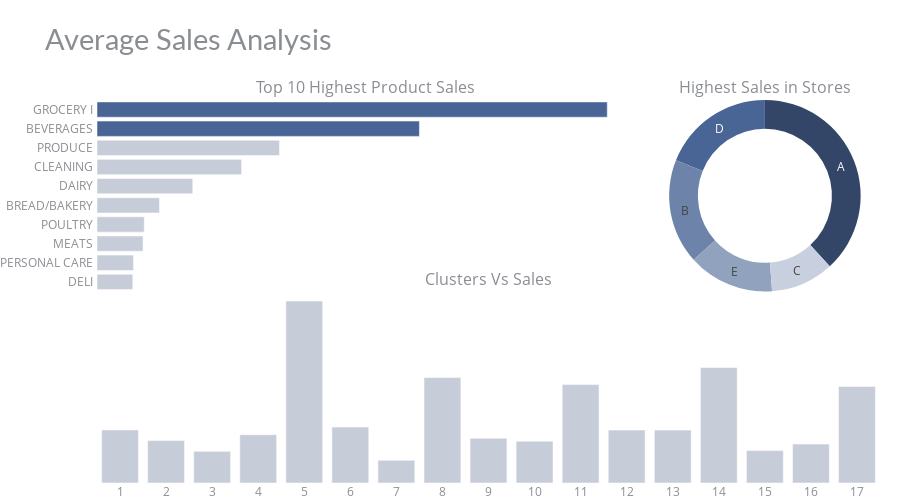

The code cell stored with this chart in its notebook:
### Code cell
df_st_sa = data.groupby('store_type').agg({"sales" : "mean"}).reset_index().sort_values(by='sales', ascending=False)
df_fa_sa = data.groupby('family').agg({"sales" : "mean"}).reset_index().sort_values(by='sales', ascending=False)[:10]
df_cl_sa = data.groupby('cluster').agg({"sales" : "mean"}).reset_index() 
# chart color
df_fa_sa['color'] = '#496595'
df_fa_sa['color'][2:] = '#c6ccd8'
df_cl_sa['color'] = '#c6ccd8'

# chart
fig = make_subplots(rows=2, cols=2, 
                    specs=[[{"type": "bar"}, {"type": "pie"}],
                           [{"colspan": 2}, None]],
                    column_widths=[0.7, 0.3], vertical_spacing=0, horizontal_spacing=0.02,
                    subplot_titles=("Top 10 Highest Product Sales", "Highest Sales in Stores", "Clusters Vs Sales"))

fig.add_trace(go.Bar(x=df_fa_sa['sales'], y=df_fa_sa['family'], marker=dict(color= df_fa_sa['color']),
                     name='Family', orientation='h'), 
                     row=1, col=1)
fig.add_trace(go.Pie(values=df_st_sa['sales'], labels=df_st_sa['store_type'], name='Store type',
                     marker=dict(colors=['#334668','#496595','#6D83AA','#91A2BF','#C8D0DF']), hole=0.7,
                     hoverinfo='label+percent+value', textinfo='label'), 
                    row=1, col=2)
fig.add_trace(go.Bar(x=df_cl_sa['cluster'], y=df_cl_sa['sales'], 
                     marker=dict(color= df_cl_sa['color']), name='Cluster'), 
                     row=2, col=1)

# styling
fig.update_yaxes(showgrid=False, ticksuffix=' ', categoryorder='total ascending', row=1, col=1)
fig.update_xaxes(visible=False, row=1, col=1)
fig.update_xaxes(tickmode = 'array', tickvals=df_cl_sa.cluster, ticktext=[i for i in range(1,17)], row=2, col=1)
fig.update_yaxes(visible=False, row=2, col=1)
fig.update_layout(height=500, bargap=0.2,
                  margin=dict(b=0,r=20,l=20), xaxis=dict(tickmode='linear'),
                  title_text="Average Sales Analysis",
                  template="plotly_white",
                  title_font=dict(size=29, color='#8a8d93', family="Lato, sans-serif"),
                  font=dict(color='#8a8d93'), 
                  hoverlabel=dict(bgcolor="#f2f2f2", font_size=13, font_family="Lato, sans-serif"),
                  showlegend=False)
fig.show()

### Figure 1 — Plotly figure (JSON) as saved in the notebook; plotly's stock layout.template omitted (floating-point values rounded to 4 significant figures)
{"data": [{"marker": {"color": ["#496595", "#496595", "#c6ccd8", "#c6ccd8", "#c6ccd8", "#c6ccd8", "#c6ccd8", "#c6ccd8", "#c6ccd8", "#c6ccd8"]}, "name": "Family", "orientation": "h", "type": "bar", "x": [3790.0, 2395.0, 1355.0, 1074.0, 711.2, 464.2, 351.1, 342.0, 271.2, 265.6], "xaxis": "x", "y": ["GROCERY I", "BEVERAGES", "PRODUCE", "CLEANING", "DAIRY", "BREAD/BAKERY", "POULTRY", "MEATS", "PERSONAL CARE", "DELI"], "yaxis": "y"}, {"domain": {"x": [0.706, 1], "y": [0.5, 1]}, "hole": 0.7, "hoverinfo": "label+percent+value", "labels": ["A", "D", "B", "E", "C"], "marker": {"colors": ["#334668", "#496595", "#6D83AA", "#91A2BF", "#C8D0DF"]}, "name": "Store type", "textinfo": "label", "type": "pie", "values": [708.4, 352.1, 328.3, 270.3, 197.8]}, {"marker": {"color": ["#c6ccd8", "#c6ccd8", "#c6ccd8", "#c6ccd8", "#c6ccd8", "#c6ccd8", "#c6ccd8", "#c6ccd8", "#c6ccd8", "#c6ccd8", "#c6ccd8", "#c6ccd8", "#c6ccd8", "#c6ccd8", "#c6ccd8", "#c6ccd8", "#c6ccd8"]}, "name": "Cluster", "type": "bar", "x": [1, 2, 3, 4, 5, 6, 7, 8, 9, 10, 11, 12, 13, 14, 15, 16, 17], "xaxis": "x2", "y": [327.0, 261.0, 194.9, 297.5, 1120.0, 344.3, 139.8, 649.0, 275.7, 257.0, 605.8, 325.6, 325.8, 710.9, 199.4, 239.6, 594.1], "yaxis": "y2"}], "layout": {"annotations": [{"font": {"size": 16}, "showarrow": false, "text": "Top 10 Highest Product Sales", "x": 0.343, "xanchor": "center", "xref": "paper", "y": 1, "yanchor": "bottom", "yref": "paper"}, {"font": {"size": 16}, "showarrow": false, "text": "Highest Sales in Stores", "x": 0.853, "xanchor": "center", "xref": "paper", "y": 1, "yanchor": "bottom", "yref": "paper"}, {"font": {"size": 16}, "showarrow": false, "text": "Clusters Vs Sales", "x": 0.5, "xanchor": "center", "xref": "paper", "y": 0.5, "yanchor": "bottom", "yref": "paper"}], "bargap": 0.2, "font": {"color": "#8a8d93"}, "height": 500, "hoverlabel": {"bgcolor": "#f2f2f2", "font": {"family": "Lato, sans-serif", "size": 13}}, "margin": {"b": 0, "l": 20, "r": 20}, "showlegend": false, "title": {"font": {"color": "#8a8d93", "family": "Lato, sans-serif", "size": 29}, "text": "Average Sales Analysis"}, "xaxis": {"anchor": "y", "domain": [0, 0.686], "tickmode": "linear", "visible": false}, "xaxis2": {"anchor": "y2", "domain": [0, 1], "tickmode": "array", "ticktext": [1, 2, 3, 4, 5, 6, 7, 8, 9, 10, 11, 12, 13, 14, 15, 16], "tickvals": [1, 2, 3, 4, 5, 6, 7, 8, 9, 10, 11, 12, 13, 14, 15, 16, 17]}, "yaxis": {"anchor": "x", "categoryorder": "total ascending", "domain": [0.5, 1], "showgrid": false, "ticksuffix": " "}, "yaxis2": {"anchor": "x2", "domain": [0, 0.5], "visible": false}}}
